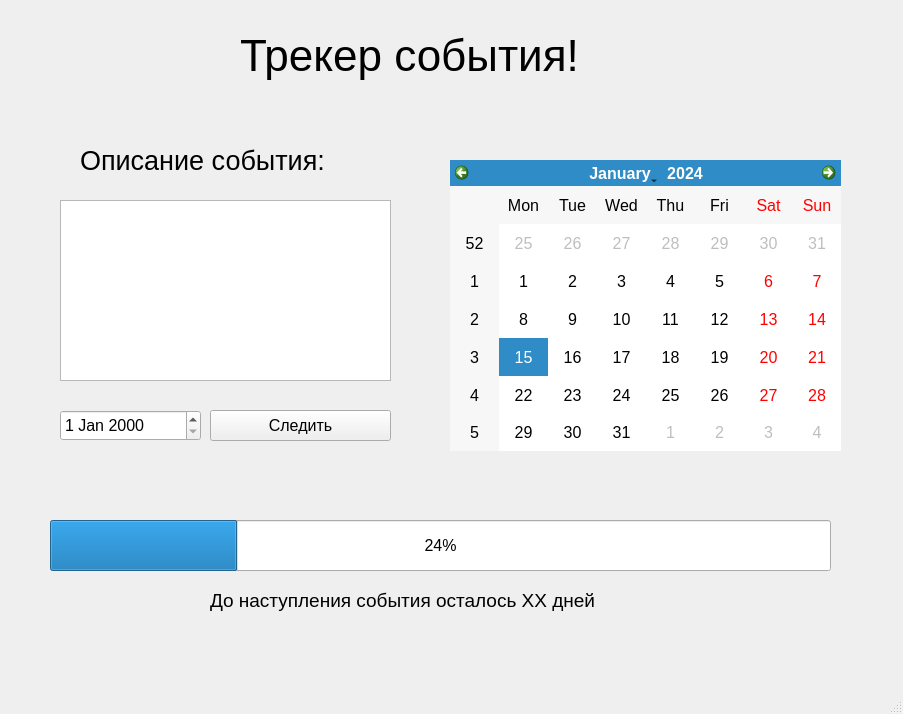
<?xml version="1.0" encoding="UTF-8"?>
<ui version="4.0">
 <class>MainWindow</class>
 <widget class="QMainWindow" name="MainWindow">
  <property name="geometry">
   <rect>
    <x>0</x>
    <y>0</y>
    <width>903</width>
    <height>714</height>
   </rect>
  </property>
  <property name="font">
   <font>
    <pointsize>12</pointsize>
   </font>
  </property>
  <property name="windowTitle">
   <string>test_app python whith pyqt5</string>
  </property>
  <widget class="QWidget" name="centralwidget">
   <widget class="QLabel" name="label">
    <property name="geometry">
     <rect>
      <x>240</x>
      <y>10</y>
      <width>421</width>
      <height>91</height>
     </rect>
    </property>
    <property name="font">
     <font>
      <pointsize>33</pointsize>
     </font>
    </property>
    <property name="text">
     <string>Трекер события!</string>
    </property>
   </widget>
   <widget class="QCalendarWidget" name="calendarWidget">
    <property name="geometry">
     <rect>
      <x>450</x>
      <y>160</y>
      <width>391</width>
      <height>291</height>
     </rect>
    </property>
   </widget>
   <widget class="QProgressBar" name="progressBar">
    <property name="geometry">
     <rect>
      <x>50</x>
      <y>520</y>
      <width>781</width>
      <height>51</height>
     </rect>
    </property>
    <property name="value">
     <number>24</number>
    </property>
   </widget>
   <widget class="QPushButton" name="pushButton">
    <property name="geometry">
     <rect>
      <x>210</x>
      <y>410</y>
      <width>181</width>
      <height>31</height>
     </rect>
    </property>
    <property name="text">
     <string>Следить</string>
    </property>
   </widget>
   <widget class="QPlainTextEdit" name="plainTextEdit">
    <property name="geometry">
     <rect>
      <x>60</x>
      <y>200</y>
      <width>331</width>
      <height>181</height>
     </rect>
    </property>
   </widget>
   <widget class="QLabel" name="label_2">
    <property name="geometry">
     <rect>
      <x>80</x>
      <y>140</y>
      <width>321</width>
      <height>41</height>
     </rect>
    </property>
    <property name="font">
     <font>
      <pointsize>20</pointsize>
     </font>
    </property>
    <property name="text">
     <string>Описание события:</string>
    </property>
   </widget>
   <widget class="QDateEdit" name="dateEdit">
    <property name="geometry">
     <rect>
      <x>60</x>
      <y>410</y>
      <width>141</width>
      <height>31</height>
     </rect>
    </property>
   </widget>
   <widget class="QLabel" name="label_3">
    <property name="geometry">
     <rect>
      <x>210</x>
      <y>580</y>
      <width>471</width>
      <height>41</height>
     </rect>
    </property>
    <property name="font">
     <font>
      <pointsize>14</pointsize>
     </font>
    </property>
    <property name="text">
     <string>До наступления события осталось ХХ дней</string>
    </property>
   </widget>
  </widget>
  <widget class="QMenuBar" name="menubar">
   <property name="geometry">
    <rect>
     <x>0</x>
     <y>0</y>
     <width>903</width>
     <height>26</height>
    </rect>
   </property>
  </widget>
  <widget class="QStatusBar" name="statusbar"/>
 </widget>
 <resources/>
 <connections/>
</ui>
